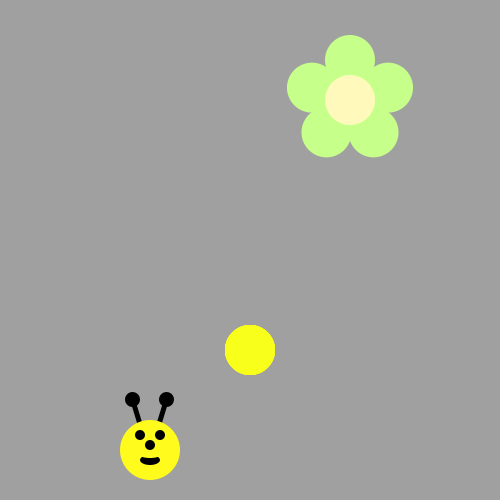
Frame 1 (no input)
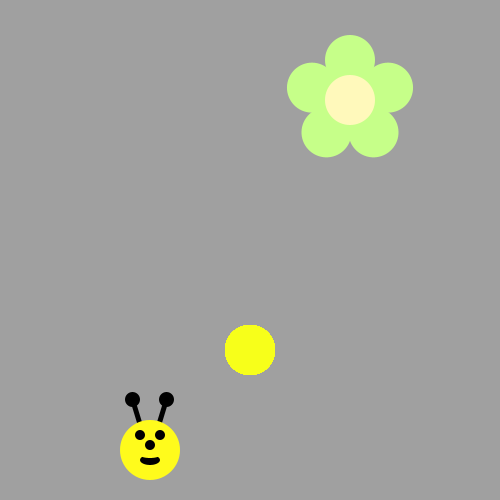
Frame 60 (the mouse pressed at the canvas centre just before this capture)
Frame 120 (the mouse held since frame 60 and released just before this capture): identical to frame 60, image omitted

The Processing sketch that drew these frames (run headless with seeded random() and noise(); from frame 60 on, the mouse is pressed at the canvas centre):

// Processing sketch: Bumblebee
// ── Bumblebee.pde


void drawFlower(int x, int y) {
     noStroke();
     translate(x, y);
     // draw 5 petals, rotating after each one
     fill(#c6ff89);      // green
      for (int i = 0; i < 5; i++) {
           ellipse(0, -40, 50, 50);
          rotate(radians(72));
     }
     fill(#fff9bb); // light yellow
     ellipse(0, 0, 50, 50);
} 
void drawBeeFace(int BeeFaceX, int BeeFaceY) {
     noStroke();
     fill(0, 0, 0);
     stroke(1);
     strokeWeight(5);
     line(BeeFaceX-10, BeeFaceY-27, BeeFaceX-17, BeeFaceY-50);
     line(BeeFaceX+10, BeeFaceY-27, BeeFaceX+17, BeeFaceY-50);
     ellipse(BeeFaceX-17, BeeFaceY-50, 10, 10);
     ellipse(BeeFaceX+17, BeeFaceY-50, 10, 10);
     noStroke();
     fill(255, 251, 28);
     ellipse(BeeFaceX, BeeFaceY, 60, 60); // face
     fill(255, 237, 209);
     fill(0,0,0);
      ellipse(BeeFaceX-10, BeeFaceY-15, 10, 10); // eyes
     ellipse(BeeFaceX+10, BeeFaceY-15, 10, 10);
      ellipse(BeeFaceX, BeeFaceY-5, 10, 10); // nose
      ellipse(BeeFaceX, BeeFaceY+10, 20, 10);// mouth
     fill(255, 251, 28);
     ellipse(BeeFaceX, BeeFaceY+5, 20, 6);
}

void setup() {
     ellipseMode(CENTER);
     size(500, 500);
     background(160, 160, 160);
      drawFlower(350, 100);

drawBeeFace(-200,350);
}
void draw() {
/*Use a loop to make a body for the Bee!
Then put his head on using drawBeeFace(x,y)
Use Modulo to make the colors alternate 
*/

for(int i=0;i<5;i++){
fill(#F7FF1A);
  ellipse(250,350,50,50);
}
}
